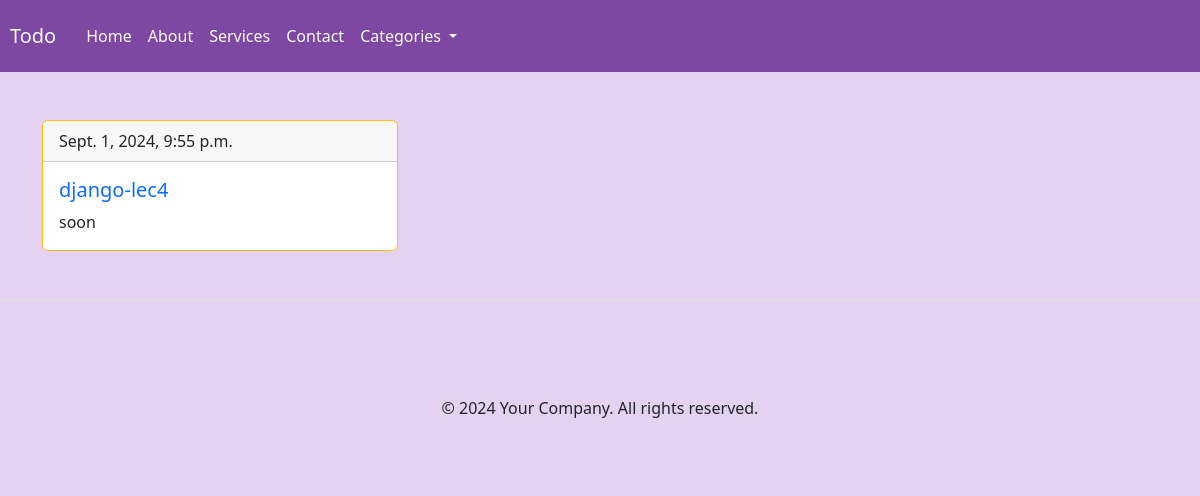
Page /todosstatus/IN PROGRESS on the committed database.
### main/models.py (models this page shows, shortened)
class Task(models.Model):
	STATUS_CHOICES=[
		('PENDING','PENDING'),
		('IN PROGRESS','IN PROGRESS'),
		('COMPELETED','COMPELETED'),
	]
	title=models.CharField(max_length=100)
	description=models.TextField()
	deadlin=models.DateField(null=False,blank=False)
	created_at=models.DateTimeField(auto_now_add=True)
	status=models.CharField(max_length=12,choices=STATUS_CHOICES,default='PENDING')
	priorty=models.IntegerField(validators=[MinValueValidator(1),MaxValueValidator(10)],default=2)
	category=models.ForeignKey(Category,on_delete=models.CASCADE)

### main/views.py (the view)
# urls.py: path('todosstatus/<str:st>',todo_by_status,name='status'),
def todo_by_status(request,st):
	todos=Task.objects.filter(status=st)
	context={
		'todos':todos
	}
	return render(request,'main/todosstatus.html',context)

### main/templates/main/todosstatus.html (shortened to what this page needs)
{% extends "main/components/base.html" %}
{% block content%}
 <div class="container">
    <div class="row row-cols-1 row-cols-md-2 row-cols-lg-3 g-4 mt-4">
        {% for todo in todos %}
        <div class="col">
            <div class="card border-warning mb-5">
                <div class="card-header">{{todo.created_at}}</div>
                <div class="card-body">
                    <a href='{% url "detail" todo.id %}'><h5>{{ todo.title }}</h5></a>
                    <p class="card-text">{{todo.description}}</p>
                </div>
            </div>
        </div>
        {% endfor %}
    </div>
</div>
{% endblock %}

### main/templates/main/components/base.html (style rules this page uses)
html, body { height: 100%; margin: 0; background-color: #e5d1f2; }
a { text-decoration: none; }

### rows in the picture
Task: created_at "Sept. 1, 2024, 9:55 p.m.", title "django-lec4", description "soon"
